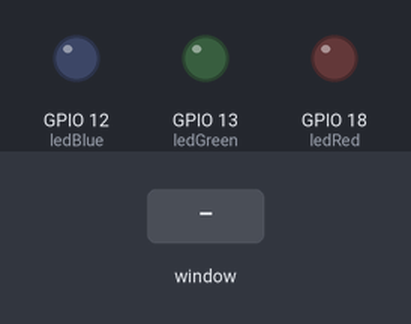
A program run on a simulated Raspberry Pi (BCM pin numbers). Shown: output pins drawn as LEDs (lit = HIGH). The test bench sets the inputs (shaded band). The desktop window is not drawn, its controls go by their first labels and the mouse button is held 0.15 s. At 5.8 s the program stops and its outputs stay as they are.

Above: at 1.2 s.
1.3 s: control labelled "Turn Red LED On" in the window clicked
At 2.1 s:
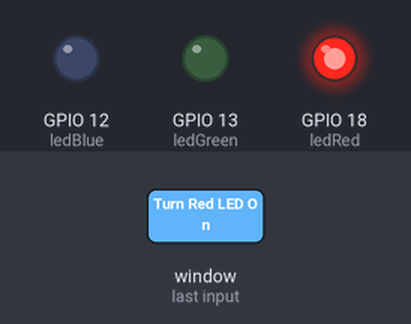
2.8 s: control labelled "Turn Blue LED On" in the window clicked
At 3.3 s:
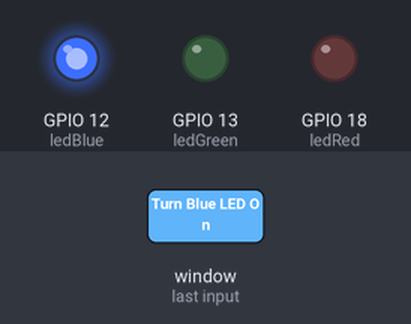
4.3 s: control labelled "Turn Green LED On" in the window clicked
At 5.5 s:
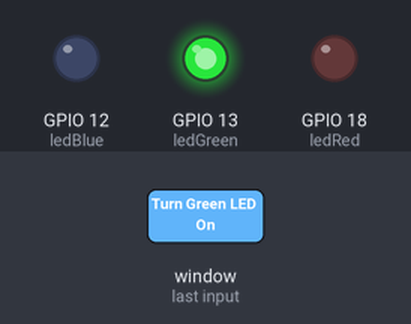
5.8 s: control labelled "Exit" in the window clicked
At 6.8 s:
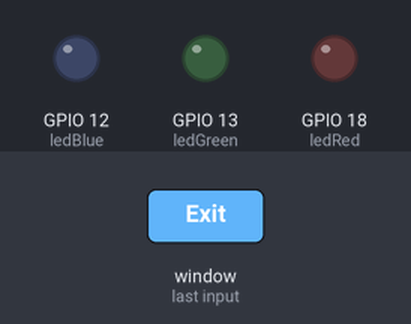
Timing chart, 0 to 7.3 s (numbered marks = the images above; inputs shaded):
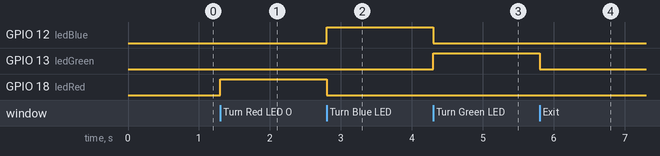

Measured:
- after the input at 1.3 s, GPIO 18 (ledRed): LOW → HIGH at once
- after the input at 2.8 s, GPIO 12 (ledBlue): LOW → HIGH at once; GPIO 18 (ledRed): HIGH → LOW at once
- after the input at 4.3 s, GPIO 12 (ledBlue): HIGH → LOW at once; GPIO 13 (ledGreen): LOW → HIGH at once
- after the input at 5.8 s, GPIO 13 (ledGreen): HIGH → LOW at once

The program:

LED-Toggle.py
```python
##imports
from tkinter import *
import tkinter.font
from gpiozero import LED
import RPi.GPIO
RPi.GPIO.setmode(RPi.GPIO.BCM)

##Hardware definition

ledRed = LED(18) ## board pin 11
ledBlue = LED(12) ## board pin 13
ledGreen = LED(13) ## board pin 15

##GUI Definitions
win = Tk()
win.title("Multi LED Toggler")
myfont = tkinter.font.Font(family = 'Helvetica', size = 12, weight = "bold")
myFontTitle = tkinter.font.Font(family = 'Helvetica', size = 22, weight = "bold")


## Refactoring potentials:
## can create a general function that handles the toggling of any given LED
## can do Dictionary Mapping for LEDs and Buttons

##Event Functions
def redToggle():
    if ledRed.is_lit:
        ledRed.off()
        ledRedButton["text"] = "Turn Red LED On"
        ledRedButton["bg"] = "bisque2"  # Neutral color when off
    else:
        ledRed.on()
        ledBlue.off()
        ledGreen.off()
        ledRedButton["text"] = "Turn Red LED Off"
        ledRedButton["bg"] = "red"  # Red when LED is on
        ledBlueButton["text"] = "Turn Blue LED On"
        ledBlueButton["bg"] = "bisque2"
        ledGreenButton["text"] = "Turn Green LED On"
        ledGreenButton["bg"] = "bisque2"

def blueToggle():
    if ledBlue.is_lit:
        ledBlue.off()
        ledBlueButton["text"] = "Turn Blue LED On"
        ledBlueButton["bg"] = "bisque2"
    else:
        ledBlue.on()
        ledRed.off()
        ledGreen.off()
        ledBlueButton["text"] = "Turn Blue LED Off"
        ledBlueButton["bg"] = "blue"  # Blue when LED is on
        ledRedButton["text"] = "Turn Red LED On"
        ledRedButton["bg"] = "bisque2"
        ledGreenButton["text"] = "Turn Green LED On"
        ledGreenButton["bg"] = "bisque2"

def greenToggle():
    if ledGreen.is_lit:
        ledGreen.off()
        ledGreenButton["text"] = "Turn Green LED On"
        ledGreenButton["bg"] = "bisque2"
    else:
        ledGreen.on()
        ledBlue.off()
        ledRed.off()
        ledGreenButton["text"] = "Turn Green LED Off"
        ledGreenButton["bg"] = "green"  # Green when LED is on
        ledRedButton["text"] = "Turn Red LED On"
        ledRedButton["bg"] = "bisque2"
        ledBlueButton["text"] = "Turn Blue LED On"
        ledBlueButton["bg"] = "bisque2"


def close():
  RPi.GPIO.cleanup()
  win.destroy()


##Widgets

titleText = Label(win, text = "Multi-Color LED Toggler", font = myFontTitle)
titleText.grid(row=0, column=2, pady=10)

ledRedButton = Button(win, text = 'Turn Red LED On', font = myfont, command = redToggle, bg = 'bisque2', height = 1, width = 24)
ledRedButton.grid(row=2, column=1)

ledBlueButton = Button(win, text = 'Turn Blue LED On', font = myfont, command = blueToggle, bg = 'bisque2', height = 1, width = 24)
ledBlueButton.grid(row=2, column=2)

ledGreenButton = Button(win, text = 'Turn Green LED On', font = myfont, command = greenToggle, bg = 'bisque2', height = 1, width = 24)
ledGreenButton.grid(row=2, column=3)


##Exit button
exitButton = Button(win, text = 'Exit', font = myfont, command = close, bg = 'red', height = 1, width = 6)
exitButton.grid(row= 4, column=3, pady=20)

win.protocol("WM_DELETE_WINDOW", close)

win.mainloop()
```
